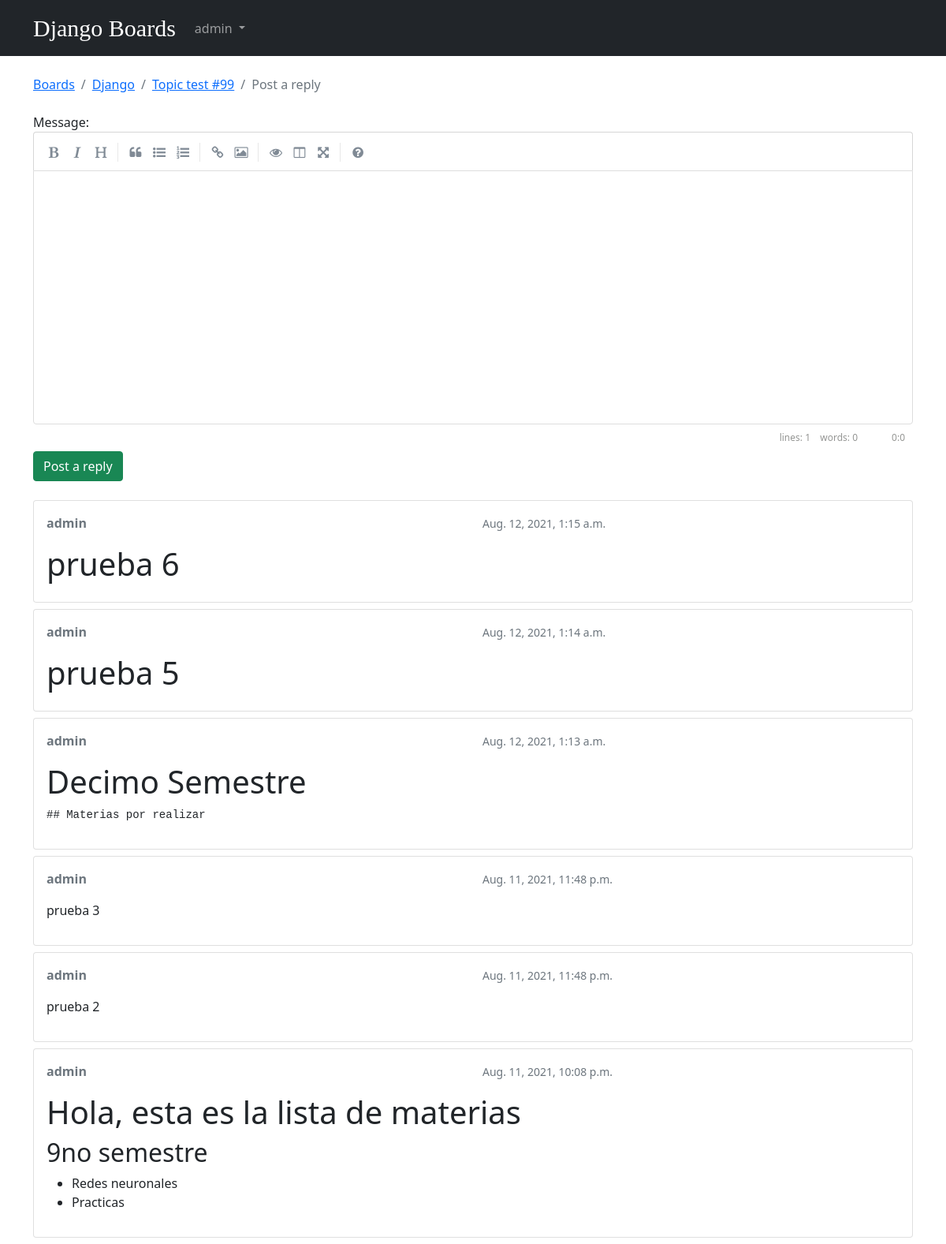
/boards/1/topics/104/reply/ (signed in), run on the app's committed database.
### boards/models.py (models this page shows, shortened)
class Topic(models.Model):
    subject = models.CharField(max_length=255)
    last_updated = models.DateTimeField(auto_now_add=True)
    board = models.ForeignKey(Board, related_name='topics', on_delete=models.CASCADE)
    starter = models.ForeignKey(User, related_name='topics', on_delete=models.CASCADE)
    views = models.PositiveIntegerField(default=0)
    def get_last_ten_posts(self):
        return self.posts.order_by('-created_at')[:10]

class Board(models.Model):
    name = models.CharField(max_length=30, unique=True)
    description = models.CharField(max_length=100)

class Post(models.Model):
    message = models.TextField(max_length=4000)
    topic = models.ForeignKey(Topic, related_name='posts', on_delete=models.CASCADE)
    created_at = models.DateTimeField(auto_now_add=True)
    updated_at = models.DateTimeField(null=True)
    created_by = models.ForeignKey(User, related_name='posts', on_delete=models.CASCADE)
    updated_by = models.ForeignKey(User, null=True, related_name='+', on_delete=models.CASCADE)
    def get_message_as_markdown(self):
        return mark_safe(markdown(self.message, safe_mode='escape'))

### boards/views.py (the view)
# urls.py: url(r'^boards/(?P<pk>\d+)/topics/(?P<topic_pk>\d+)/reply/$', views.reply_topic, name='reply_topic'),
@login_required
def reply_topic(request, pk, topic_pk):
    topic = get_object_or_404(Topic, board__pk=pk, pk=topic_pk)
    if request.method == 'POST':
        form = PostForm(request.POST)
        if form.is_valid():
            post = form.save(commit=False)
            post.topic = topic
            post.created_by = request.user
            post.save()
            topic.last_updated = timezone.now()
            topic.save()
            topic_url = reverse('topic_posts', kwargs={'pk': pk, 'topic_pk': topic_pk})
            topic_post_url = '{url}?page={page}#{id}'.format(
                url=topic_url,
                id=post.pk,
                page=topic.get_page_count()
            )
            return redirect(topic_post_url)
    else:
        form = PostForm()
    return render(request, 'reply_topic.html', {'topic': topic, 'form': form})

### boards/templatetags/form_tags.py (called while the page is built)
@register.filter
def input_class(bound_field):
    css_class = ''
    if bound_field.form.is_bound:
        if bound_field.errors:
            css_class = 'is-invalid'
        elif field_type(bound_field) != 'PasswordInput':
            css_class = 'is-valid'
    return 'form-control {}'.format(css_class)

### templates/reply_topic.html (shortened to what this page needs)
{% extends 'base.html' %}
{% load static %}
{% block stylesheet %}
  <link rel="stylesheet" href="{% static 'css/simplemde.min.css' %}">
{% endblock %}
{% block breadcrumb %}
  <li class="breadcrumb-item"><a href="{% url 'home' %}">Boards</a></li>
  <li class="breadcrumb-item"><a href="{% url 'board_topics' topic.board.pk %}">{{ topic.board.name }}</a></li>
  <li class="breadcrumb-item"><a href="{% url 'topic_posts' topic.board.pk topic.pk %}">{{ topic.subject }}</a></li>
  <li class="breadcrumb-item active">Post a reply</li>
{% endblock %}
{% block content %}
  <form method="post" class="mb-4" novalidate>
    {% include 'includes/form.html' %}
    <button type="submit" class="btn btn-success">Post a reply</button>
  </form>
  {% for post in topic.get_last_ten_posts %}
    <div class="card mb-2">
      <div class="card-body p-3">
        <div class="row mb-3">
          <div class="col-6">
            <strong class="text-muted">{{ post.created_by.username }}</strong>
          </div>
          <div class="col-6 text-right">
            <small class="text-muted">{{ post.created_at }}</small>
          </div>
        </div>
        {{ post.get_message_as_markdown }}
      </div>
    </div>
  {% endfor %}
{% endblock %}

### templates/base.html (shortened to what this page needs)
 {% load static %}<!DOCTYPE html>
<html>
  <head>
    <link rel="stylesheet" href="{% static 'css/bootstrap.min.css' %}">
    <link rel="stylesheet" href="{% static 'css/app.css' %}">
    {% block stylesheet %}{% endblock %}
  </head>
  <body>
    {% block body %}
        <nav class="navbar navbar-expand-sm navbar-dark bg-dark">
            <div class="container">
                <a class="navbar-brand" href="{% url 'home' %}">Django Boards</a>
                <div class="collapse navbar-collapse" id="mainMenu">
                    {% if user.is_authenticated %}
                        <ul class="navbar-nav ml-auto">
                        <li class="nav-item dropdown">
                            <a class="nav-link dropdown-toggle" href="#" id="userMenu" role="button" data-bs-toggle="dropdown" aria-expanded="false">
                            {{ user.username }}
                            </a>
                        </li>
                        </ul>
                    {% else %}
                        <form class="form-inline ml-auto">
                        <a href="{% url 'login' %}" class="btn btn-outline-secondary">Log in</a>
                        <a href="{% url 'signup' %}" class="btn btn-primary ml-2">Sign up</a>
                        </form>
                    {% endif %}
                </div>
            </div>
        </nav>
     <div class="container">
        <ol class="breadcrumb my-4">
          {% block breadcrumb %}
          {% endblock %}
        </ol>
        {% block content %}
        {% endblock %}
      </div>
    {% endblock body %}
  </body>
</html>

### static/css/app.css (style rules this page uses)
.navbar-brand { font-family: 'Lobster', cursive; font-size: 30px; }

### data on the page
Topic: board.name "Django", subject "Topic test #99"
Post: created_by.username "admin", created_at "Aug. 12, 2021, 1:15 a.m.", get_message_as_markdown "prueba 6"
Post: created_by.username "admin", created_at "Aug. 12, 2021, 1:14 a.m.", get_message_as_markdown "prueba 5"
Post: created_by.username "admin", created_at "Aug. 12, 2021, 1:13 a.m.", get_message_as_markdown "Decimo Semestre ## Materias por realizar"
Post: created_by.username "admin", created_at "Aug. 11, 2021, 11:48 p.m.", get_message_as_markdown "prueba 3"
Post: created_by.username "admin", created_at "Aug. 11, 2021, 11:48 p.m.", get_message_as_markdown "prueba 2"
Post: created_by.username "admin", created_at "Aug. 11, 2021, 10:08 p.m.", get_message_as_markdown "Hola, esta es la lista de materias 9no semestre Redes neuronales Practicas"

### other printed values
{{ user.username }} "admin"
{{ field.label_tag }} "Message:"
